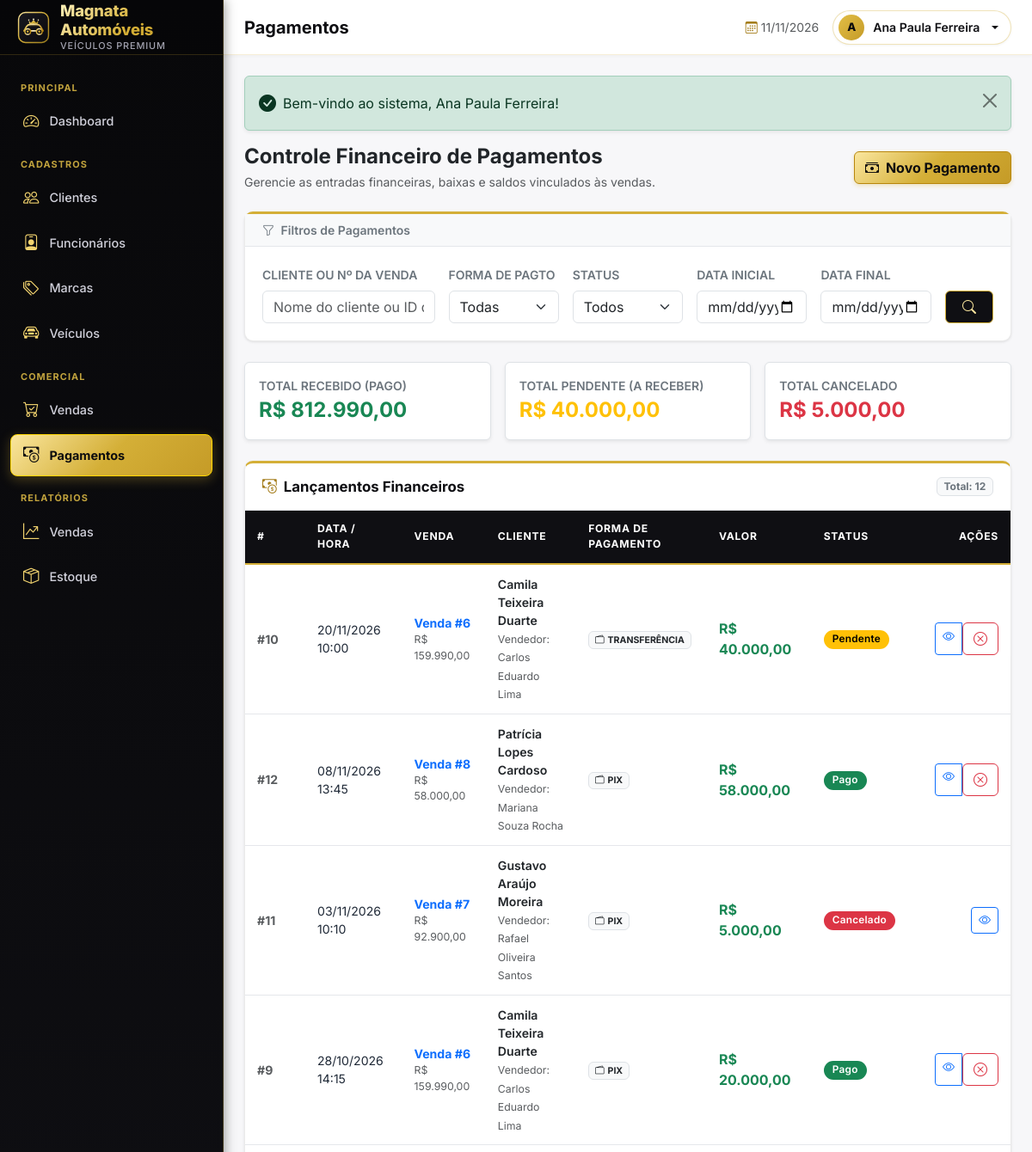
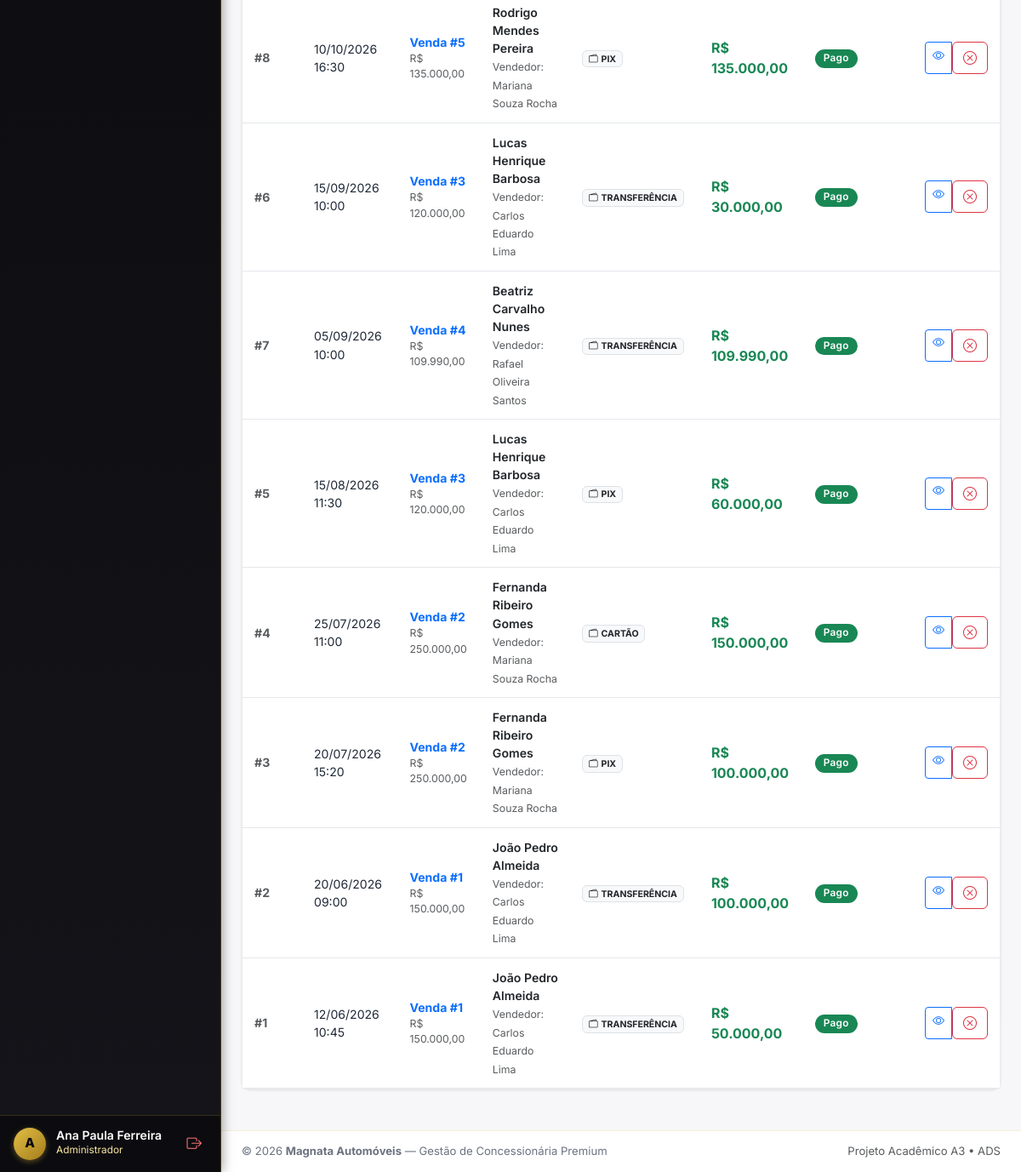
Screenshot of /pagamentos/index.php (signed in) with the database file from the repository (2 pictures, top to bottom).
### tables this page shows
CREATE TABLE pagamentos (
    id_pagamento     INT            NOT NULL AUTO_INCREMENT,
    id_venda         INT            NOT NULL,
    valor            DECIMAL(10,2)  NOT NULL,
    forma_pagamento  ENUM('dinheiro', 'pix', 'cartão', 'transferência') NOT NULL,
    data_pagamento   DATETIME       NOT NULL DEFAULT CURRENT_TIMESTAMP,
    status           ENUM('pendente', 'pago', 'cancelado') NOT NULL DEFAULT 'pendente',

    CONSTRAINT pk_pagamentos        PRIMARY KEY (id_pagamento),
    CONSTRAINT fk_pagamentos_vendas FOREIGN KEY (id_venda)
        REFERENCES vendas (id_venda)
        ON UPDATE CASCADE
        ON DELETE RESTRICT,
    CONSTRAINT ck_pagamentos_valor  CHECK (valor > 0),

    INDEX idx_pagamentos_data   (data_pagamento),
    INDEX idx_pagamentos_status (status)
);

CREATE TABLE vendas (
    id_venda        INT            NOT NULL AUTO_INCREMENT,
    id_cliente      INT            NOT NULL,
    id_funcionario  INT            NOT NULL,
    data_venda      DATETIME       NOT NULL DEFAULT CURRENT_TIMESTAMP,
    valor_total     DECIMAL(10,2)  NOT NULL DEFAULT 0.00,
    desconto        DECIMAL(10,2)  NOT NULL DEFAULT 0.00,
    status          ENUM('pendente', 'concluída', 'cancelada') NOT NULL DEFAULT 'pendente',
    observacao      TEXT           NULL,

    CONSTRAINT pk_vendas              PRIMARY KEY (id_venda),
    CONSTRAINT fk_vendas_clientes     FOREIGN KEY (id_cliente)
        REFERENCES clientes (id_cliente)
        ON UPDATE CASCADE
        ON DELETE RESTRICT,
    CONSTRAINT fk_vendas_funcionarios FOREIGN KEY (id_funcionario)
        REFERENCES funcionarios (id_funcionario)
        ON UPDATE CASCADE
        ON DELETE RESTRICT,
    CONSTRAINT ck_vendas_valor_total  CHECK (valor_total >= 0),
    CONSTRAINT ck_vendas_desconto     CHECK (desconto >= 0),

     
    INDEX idx_vendas_data   (data_venda),
    INDEX idx_vendas_status (status)
);

CREATE TABLE clientes (
    id_cliente     INT           NOT NULL AUTO_INCREMENT,
    nome           VARCHAR(120)  NOT NULL,
    cpf            VARCHAR(14)   NOT NULL,
    telefone       VARCHAR(20)   NOT NULL,
    email          VARCHAR(120)  NULL,
    endereco       VARCHAR(200)  NULL,
    data_cadastro  TIMESTAMP     NOT NULL DEFAULT CURRENT_TIMESTAMP,

    CONSTRAINT pk_clientes       PRIMARY KEY (id_cliente),
    CONSTRAINT uq_clientes_cpf   UNIQUE (cpf),
    CONSTRAINT uq_clientes_email UNIQUE (email),

     
    INDEX idx_clientes_nome (nome),
    INDEX idx_clientes_telefone (telefone)
);

CREATE TABLE funcionarios (
    id_funcionario INT            NOT NULL AUTO_INCREMENT,
    nome           VARCHAR(120)   NOT NULL,
    cpf            VARCHAR(14)    NOT NULL,
    telefone       VARCHAR(20)    NOT NULL,
    email          VARCHAR(120)   NULL,
    cargo          VARCHAR(50)    NOT NULL,
    salario        DECIMAL(10,2)  NOT NULL,
    data_admissao  DATE           NOT NULL,

    CONSTRAINT pk_funcionarios         PRIMARY KEY (id_funcionario),
    CONSTRAINT uq_funcionarios_cpf     UNIQUE (cpf),
    CONSTRAINT uq_funcionarios_email   UNIQUE (email),
    CONSTRAINT ck_funcionarios_salario CHECK (salario >= 0),

    INDEX idx_funcionarios_nome (nome)
);

### pagamentos/index.php (the view, shortened to what this page needs)
<?php
$pdo = conectar();
$filtroInicio = get('data_inicio');
$filtroFim    = get('data_fim');
$filtroBusca  = get('busca');
$sql = "
    SELECT p.id_pagamento, p.valor, p.forma_pagamento, p.data_pagamento, p.status,
           v.id_venda, v.valor_total AS venda_total, v.status AS venda_status,
           c.id_cliente, c.nome AS cliente_nome,
           f.nome AS vendedor_nome
      FROM pagamentos p
      JOIN vendas v       ON v.id_venda = p.id_venda
      JOIN clientes c     ON c.id_cliente = v.id_cliente
      JOIN funcionarios f ON f.id_funcionario = v.id_funcionario
     WHERE 1 = 1
";
$params = [];
$sql .= " ORDER BY p.data_pagamento DESC";
$stmt = $pdo->prepare($sql);
$stmt->execute($params);
$pagamentos = $stmt->fetchAll();
$totalPago      = 0.0;
$totalPendente   = 0.0;
$totalCancelado  = 0.0;
foreach ($pagamentos as $pg) {
    $val = (float) $pg['valor'];
    if ($pg['status'] === 'pago') {
        $totalPago += $val;
    } elseif ($pg['status'] === 'pendente') {
        $totalPendente += $val;
    } elseif ($pg['status'] === 'cancelado') {
        $totalCancelado += $val;
    }
}
require_once __DIR__ . '/../includes/header.php';
?>
<div class="d-flex justify-content-between align-items-center mb-4 flex-wrap gap-2">
    <div>
        <h2 class="h4 fw-bold text-dark mb-1">Controle Financeiro de Pagamentos</h2>
        <p class="text-muted small mb-0">Gerencie as entradas financeiras, baixas e saldos vinculados às vendas.</p>
    </div>
    <div>
        <a href="<?= url('pagamentos/cadastrar.php') ?>" class="btn btn-primary">
            <i class="bi bi-cash-stack me-1"></i> Novo Pagamento
        </a>
    </div>
</div>
<div class="card-app mb-4">
    <div class="card-header bg-light py-2">
        <span class="fw-semibold text-secondary small">
            <i class="bi bi-funnel me-1"></i> Filtros de Pagamentos
        </span>
    </div>
    <div class="card-body">
        <form method="get" action="<?= url('pagamentos/index.php') ?>" class="row g-3">
            <div class="col-12 col-md-3">
                <label for="filtroBusca" class="form-label small fw-semibold text-secondary">CLIENTE OU Nº DA VENDA</label>
                <input type="text" class="form-control" id="filtroBusca" name="busca"
                       placeholder="Nome do cliente ou ID da venda..." value="<?= e($filtroBusca) ?>">
            </div>
            <div class="col-6 col-md-2">
                <label for="filtroForma" class="form-label small fw-semibold text-secondary">FORMA DE PAGTO</label>
                <select class="form-select" id="filtroForma" name="forma_pagamento">
                    <option value="">Todas</option>
                </select>
            </div>
            <div class="col-6 col-md-2">
                <label for="filtroStatus" class="form-label small fw-semibold text-secondary">STATUS</label>
                <select class="form-select" id="filtroStatus" name="status">
                    <option value="">Todos</option>
                </select>
            </div>
            <div class="col-6 col-md-2">
                <label for="filtroInicio" class="form-label small fw-semibold text-secondary">DATA INICIAL</label>
                <input type="date" class="form-control" id="filtroInicio" name="data_inicio" value="<?= e($filtroInicio) ?>">
            </div>
            <div class="col-6 col-md-2">
                <label for="filtroFim" class="form-label small fw-semibold text-secondary">DATA FINAL</label>
                <input type="date" class="form-control" id="filtroFim" name="data_fim" value="<?= e($filtroFim) ?>">
            </div>
            <div class="col-12 col-md-1 d-flex align-items-end">
                <button type="submit" class="btn btn-navy w-100" title="Aplicar Filtros">
                    <i class="bi bi-search"></i>
                </button>
            </div>
        </form>
    </div>
</div>
<div class="row g-3 mb-4">
    <div class="col-12 col-md-4">
        <div class="p-3 bg-white border rounded shadow-sm">
            <div class="text-secondary small fw-semibold text-uppercase">Total Recebido (Pago)</div>
            <div class="fs-4 fw-bold text-success"><?= formatarMoeda($totalPago) ?></div>
        </div>
    </div>
    <div class="col-12 col-md-4">
        <div class="p-3 bg-white border rounded shadow-sm">
            <div class="text-secondary small fw-semibold text-uppercase">Total Pendente (A Receber)</div>
            <div class="fs-4 fw-bold text-warning"><?= formatarMoeda($totalPendente) ?></div>
        </div>
    </div>
    <div class="col-12 col-md-4">
        <div class="p-3 bg-white border rounded shadow-sm">
            <div class="text-secondary small fw-semibold text-uppercase">Total Cancelado</div>
            <div class="fs-4 fw-bold text-danger"><?= formatarMoeda($totalCancelado) ?></div>
        </div>
    </div>
</div>
<div class="card-app">
    <div class="card-header">
        <h3 class="card-title">
            <i class="bi bi-cash-coin text-primary"></i> Lançamentos Financeiros
        </h3>
        <span class="badge bg-light text-secondary border">Total: <?= count($pagamentos) ?></span>
    </div>
    <div class="card-body p-0">
        <div class="table-responsive">
            <table class="table table-app align-middle mb-0">
                <thead>
                    <tr>
                        <th style="width: 70px;">#</th>
                        <th>Data / Hora</th>
                        <th>Venda</th>
                        <th>Cliente</th>
                        <th>Forma de Pagamento</th>
                        <th>Valor</th>
                        <th>Status</th>
                        <th class="text-end" style="width: 120px;">Ações</th>
                    </tr>
                </thead>
                <tbody>
                    <?php if (empty($pagamentos)): ?>
                        <tr>
                            <td colspan="8" class="text-center text-muted py-4">
                                <i class="bi bi-inbox fs-3 d-block mb-2 text-secondary"></i>
                                Nenhum pagamento encontrado para os critérios pesquisados.
                            </td>
                        </tr>
                    <?php else: ?>
                        <?php foreach ($pagamentos as $p): ?>
                            <tr>
                                <td class="fw-bold text-muted">#<?= $p['id_pagamento'] ?></td>
                                <td class="small"><?= formatarDataHora($p['data_pagamento']) ?></td>
                                <td>
                                    <a href="<?= url('vendas/visualizar.php?id=' . $p['id_venda']) ?>" class="fw-bold text-decoration-none">
                                        Venda #<?= $p['id_venda'] ?>
                                    </a>
                                    <small class="text-muted d-block"><?= formatarMoeda($p['venda_total']) ?></small>
                                </td>
                                <td>
                                    <div class="fw-semibold text-dark"><?= e($p['cliente_nome']) ?></div>
                                    <small class="text-muted">Vendedor: <?= e($p['vendedor_nome']) ?></small>
                                </td>
                                <td>
                                    <span class="badge bg-light text-dark border text-uppercase">
                                        <i class="bi bi-wallet2 me-1"></i><?= e($p['forma_pagamento']) ?>
                                    </span>
                                </td>
                                <td class="fw-bold text-success fs-6"><?= formatarMoeda($p['valor']) ?></td>
                                <td><?= badgeStatus($p['status']) ?></td>
                                <td class="text-end">
                                    <div class="btn-group btn-group-sm">
                                        <a href="<?= url('vendas/visualizar.php?id=' . $p['id_venda']) ?>"
                                           class="btn btn-outline-primary" title="Ver Venda">
                                            <i class="bi bi-eye"></i>
                                        </a>
                                        <?php if ($p['status'] !== 'cancelado'): ?>
                                            <form method="post" action="<?= url('pagamentos/cancelar.php') ?>"
                                                  class="form-confirmar d-inline"
                                                  data-mensagem="Deseja realmente cancelar este pagamento de <?= formatarMoeda($p['valor']) ?>?">
                                                <button type="submit" class="btn btn-outline-danger" title="Cancelar Pagamento">
                                                    <i class="bi bi-x-circle"></i>
                                                </button>
                                            </form>
                                        <?php endif; ?>
                                    </div>
                                </td>
                            </tr>
                        <?php endforeach; ?>
                    <?php endif; ?>
                </tbody>
            </table>
        </div>
    </div>
</div>
<?php require_once __DIR__ . '/../includes/footer.php'; ?>

### includes/functions.php (shortened to what this page needs)
<?php
function url(string $caminho = ''): string
{
    return BASE_URL . '/' . ltrim($caminho, '/');
}
function e(mixed $valor): string
{
    return htmlspecialchars((string) ($valor ?? ''), ENT_QUOTES, 'UTF-8');
}
function exibirMensagens(): void
{
    $icones = [
        'success' => 'bi-check-circle-fill',
        'danger'  => 'bi-x-octagon-fill',
        'warning' => 'bi-exclamation-triangle-fill',
        'info'    => 'bi-info-circle-fill',
    ];
    foreach ($_SESSION['mensagens'] as $msg) {
        $tipo  = array_key_exists($msg['tipo'], $icones) ? $msg['tipo'] : 'info';
        $icone = $icones[$tipo];
        echo '<div class="alert alert-' . $tipo . ' alert-dismissible fade show d-flex align-items-center shadow-sm" role="alert">'
           . '<i class="bi ' . $icone . ' me-2 fs-5"></i>'
           . '<div>' . e($msg['texto']) . '</div>'
           . '<button type="button" class="btn-close" data-bs-dismiss="alert" aria-label="Fechar"></button>'
           . '</div>';
    }
}
function get(string $campo): string
{
    return trim((string) ($_GET[$campo] ?? ''));
}
function formatarMoeda(mixed $valor): string
{
    return 'R$ ' . number_format((float) $valor, 2, ',', '.');
}
function formatarDataHora(?string $dataHora): string
{
    return $dataHora ? date('d/m/Y H:i', strtotime($dataHora)) : '-';
}
function badgeStatus(string $status): string
{
    $cores = [
        'disponível'    => 'success',
        'reservado'     => 'warning',
        'vendido'       => 'secondary',
        'concluída'     => 'success',
        'pendente'      => 'warning',
        'cancelada'     => 'danger',
        'pago'          => 'success',
        'cancelado'     => 'danger',
        'ativo'         => 'success',
        'inativo'       => 'secondary',
        'novo'          => 'primary',
        'usado'         => 'info',
    ];
    $cor = $cores[$status] ?? 'light';
    return '<span class="badge rounded-pill text-bg-' . $cor . ' badge-status">' . e(ucfirst($status)) . '</span>';
}

### rows the page displays
pagamentos: id_pagamento "10", data_pagamento "20/11/2026 10:00", id_venda.id_venda "6", id_venda.valor_total "R$ 159.990,00", clientes.nome "Camila Teixeira Duarte", funcionarios.nome "Carlos Eduardo Lima", forma_pagamento "TRANSFERÊNCIA", valor "R$ 40.000,00", status "Pendente"
pagamentos: id_pagamento "12", data_pagamento "08/11/2026 13:45", id_venda.id_venda "8", id_venda.valor_total "R$ 58.000,00", clientes.nome "Patrícia Lopes Cardoso", funcionarios.nome "Mariana Souza Rocha", forma_pagamento "PIX", valor "R$ 58.000,00", status "Pago"
pagamentos: id_pagamento "11", data_pagamento "03/11/2026 10:10", id_venda.id_venda "7", id_venda.valor_total "R$ 92.900,00", clientes.nome "Gustavo Araújo Moreira", funcionarios.nome "Rafael Oliveira Santos", forma_pagamento "PIX", valor "R$ 5.000,00", status "Cancelado"
pagamentos: id_pagamento "9", data_pagamento "28/10/2026 14:15", id_venda.id_venda "6", id_venda.valor_total "R$ 159.990,00", clientes.nome "Camila Teixeira Duarte", funcionarios.nome "Carlos Eduardo Lima", forma_pagamento "PIX", valor "R$ 20.000,00", status "Pago"
pagamentos: id_pagamento "8", data_pagamento "10/10/2026 16:30", id_venda.id_venda "5", id_venda.valor_total "R$ 135.000,00", clientes.nome "Rodrigo Mendes Pereira", funcionarios.nome "Mariana Souza Rocha", forma_pagamento "PIX", valor "R$ 135.000,00", status "Pago"
pagamentos: id_pagamento "6", data_pagamento "15/09/2026 10:00", id_venda.id_venda "3", id_venda.valor_total "R$ 120.000,00", clientes.nome "Lucas Henrique Barbosa", funcionarios.nome "Carlos Eduardo Lima", forma_pagamento "TRANSFERÊNCIA", valor "R$ 30.000,00", status "Pago"
pagamentos: id_pagamento "7", data_pagamento "05/09/2026 10:00", id_venda.id_venda "4", id_venda.valor_total "R$ 109.990,00", clientes.nome "Beatriz Carvalho Nunes", funcionarios.nome "Rafael Oliveira Santos", forma_pagamento "TRANSFERÊNCIA", valor "R$ 109.990,00", status "Pago"
pagamentos: id_pagamento "5", data_pagamento "15/08/2026 11:30", id_venda.id_venda "3", id_venda.valor_total "R$ 120.000,00", clientes.nome "Lucas Henrique Barbosa", funcionarios.nome "Carlos Eduardo Lima", forma_pagamento "PIX", valor "R$ 60.000,00", status "Pago"
pagamentos: id_pagamento "4", data_pagamento "25/07/2026 11:00", id_venda.id_venda "2", id_venda.valor_total "R$ 250.000,00", clientes.nome "Fernanda Ribeiro Gomes", funcionarios.nome "Mariana Souza Rocha", forma_pagamento "CARTÃO", valor "R$ 150.000,00", status "Pago"
pagamentos: id_pagamento "3", data_pagamento "20/07/2026 15:20", id_venda.id_venda "2", id_venda.valor_total "R$ 250.000,00", clientes.nome "Fernanda Ribeiro Gomes", funcionarios.nome "Mariana Souza Rocha", forma_pagamento "PIX", valor "R$ 100.000,00", status "Pago"
pagamentos: id_pagamento "2", data_pagamento "20/06/2026 09:00", id_venda.id_venda "1", id_venda.valor_total "R$ 150.000,00", clientes.nome "João Pedro Almeida", funcionarios.nome "Carlos Eduardo Lima", forma_pagamento "TRANSFERÊNCIA", valor "R$ 100.000,00", status "Pago"
pagamentos: id_pagamento "1", data_pagamento "12/06/2026 10:45", id_venda.id_venda "1", id_venda.valor_total "R$ 150.000,00", clientes.nome "João Pedro Almeida", funcionarios.nome "Carlos Eduardo Lima", forma_pagamento "TRANSFERÊNCIA", valor "R$ 50.000,00", status "Pago"

### other values shown
$secao "PRINCIPAL"
$item['texto'] "Dashboard"
$secao "CADASTROS"
$item['texto'] "Clientes"
$item['texto'] "Funcionários"
$item['texto'] "Marcas"
$item['texto'] "Veículos"
$secao "COMERCIAL"
$item['texto'] "Vendas"
$item['texto'] "Pagamentos"
$secao "RELATÓRIOS"
$item['texto'] "Estoque"
mb_strtoupper(mb_substr($usuario['nome'], 0, 1)) "A"
$usuario['nome'] "Ana Paula Ferreira"
$usuario['perfil'] "Administrador"
